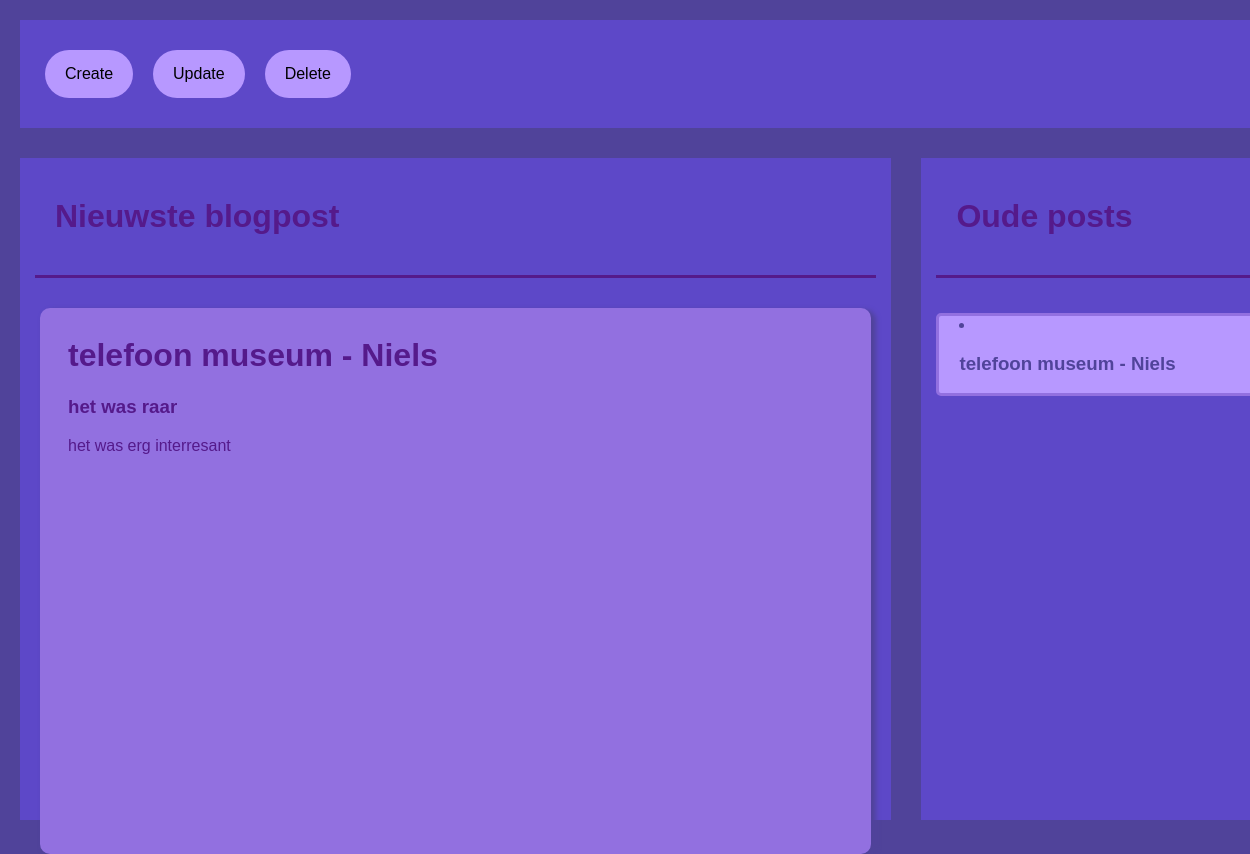
The app's page /, older data.
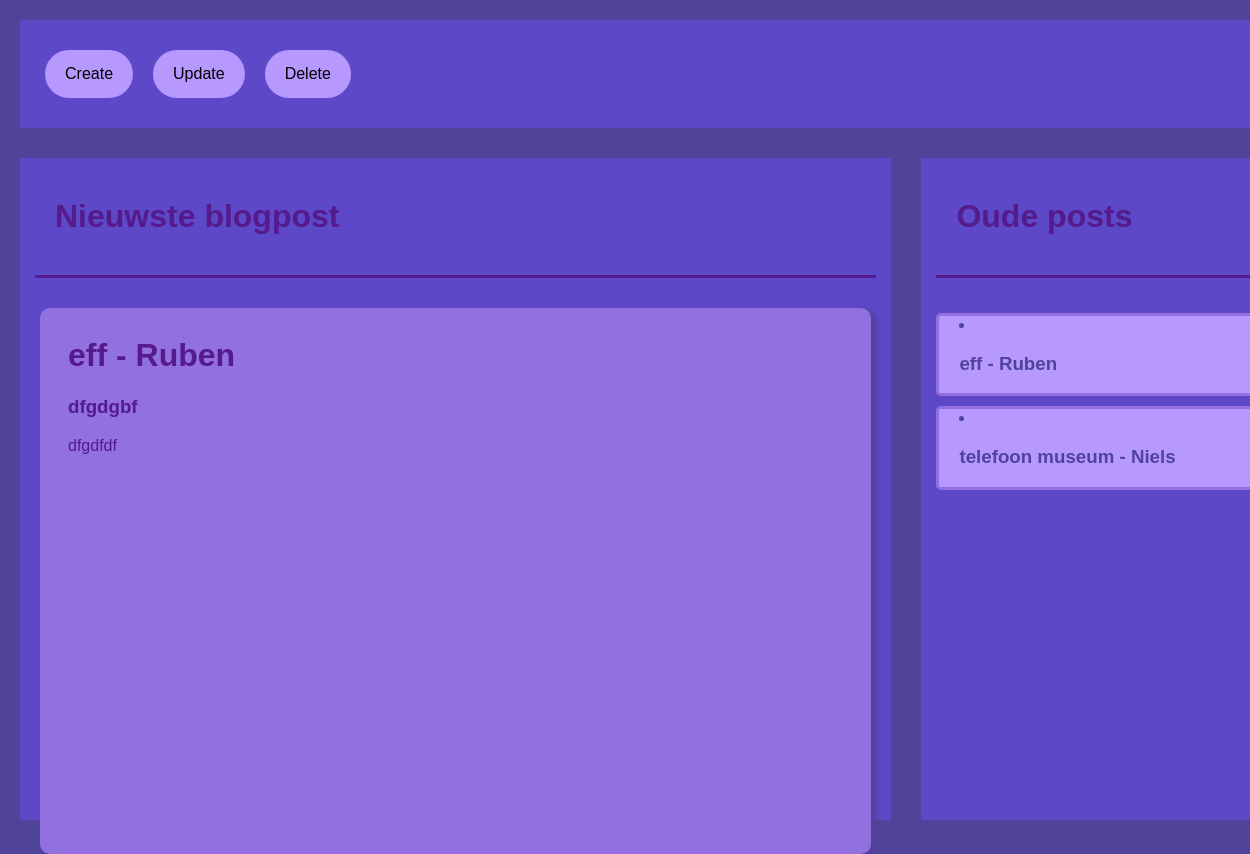
The same page, newer data.
### tables this page shows
CREATE TABLE BlowBlo0gske
(
    BlogNummer    integer not null
        constraint BlowBlo0gske_pk
            primary key autoincrement,
    BlogOnderwerp TEXT    not null,
    BlogSubTekst  TEXT    not null,
    BlogBody      TEXT    not null
, wie text);

### index.php (the view, shortened to what this page needs)
<?php
try {
    $pdo = new PDO("sqlite:identifier.sqlite");
}catch(PDOException $e){
    echo $e->getMessage();
}
$stmt = $pdo->prepare("SELECT * FROM BlowBlo0gske ORDER BY BlogNummer DESC LIMIT 1");
$stmt->execute();
$main = $pdo->prepare("SELECT * FROM BlowBlo0gske ORDER BY BlogNummer DESC");
$main->execute();
$result = $stmt->fetchAll();
$results = $main->fetchAll();
?>
<!doctype html>
<html lang="en">
<head>
    <link rel="stylesheet" href="style-index.css">
    <link rel="stylesheet" href="./style/main.css">
</head>
<body>
<div id="main_grid">
    <div id="balkie">
        <a href="./Create">Create</a>
        <a href="./Update">Update</a>
        <a href="./Delete">Delete</a>
    </div>
    <div id="left_side">
        <h1 class="nieuwste_title">Nieuwste blogpost</h1>
        <div class="lijntje"></div>
            <?php foreach ($result as $row) { ?>
                <div class="db_section">
                    <a href="./Read/index.php?ID=<?= $row['BlogNummer']; ?>" class="ding">
                        <h1><?= $row['BlogOnderwerp']. " - " . $row["wie"]?></h1>
                        <h3><?= $row["BlogSubTekst"]?></h3>
                        <p><?= $row["BlogBody"]?></p>
                    </a>
                </div>
            <?php }?>
    </div>
    <div id="right_side">
        <h1 class="nieuwste_title">Oude posts</h1>
        <div class="lijntje"></div>
        <?php foreach ($results as $row) { ?>
                <a href="./Read/index.php?ID=<?= $row['BlogNummer']; ?>" class="card">
                    <li><h3><?= $row['BlogOnderwerp']. " - " . $row["wie"]?></h3></li>
                </a>
        <?php }?>
    </div>
</div>
</body>
</html>

Row changes from the older to the newer data that the page shows:
no longer on one of the page's lists (row unchanged): blowblo0gske: BlogOnderwerp "telefoon museum", wie "Niels", BlogSubTekst "het was raar", BlogBody "het was erg interresant"
added blowblo0gske: BlogOnderwerp "eff", wie "Ruben", BlogSubTekst "dfgdgbf", BlogBody "dfgdfdf"
